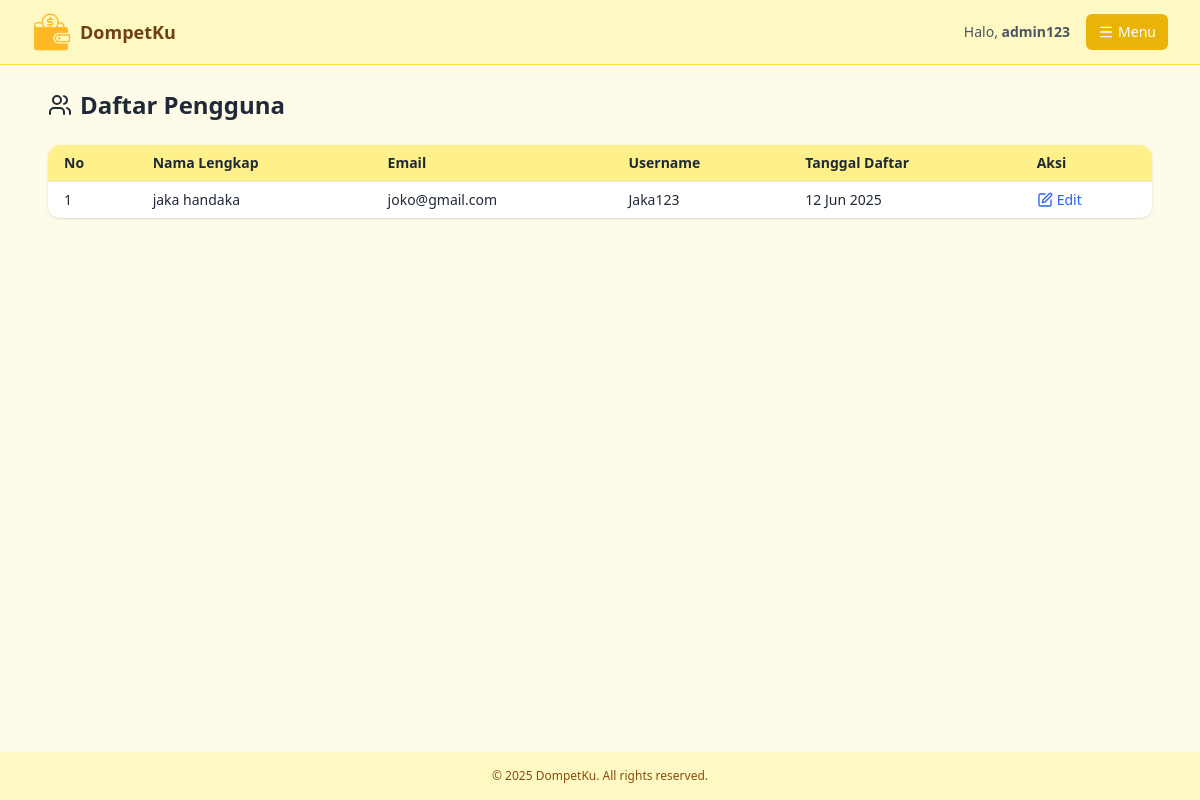
The app's page /lihat_data.php (signed in) with its own data.
### tables this page shows
CREATE TABLE `users` (
  `id` int(11) NOT NULL,
  `username` varchar(50) NOT NULL,
  `password` varchar(255) NOT NULL,
  `role` enum('admin','user') NOT NULL,
  `nama_lengkap` varchar(100) DEFAULT NULL,
  `email` varchar(100) DEFAULT NULL,
  `tempat_lahir` varchar(100) DEFAULT NULL,
  `tanggal_lahir` date DEFAULT NULL,
  `pekerjaan` varchar(100) DEFAULT NULL,
  `saldo` decimal(15,2) DEFAULT 0.00,
  `status_akun` enum('aktif','nonaktif') DEFAULT 'aktif',
  `tanggal_daftar` datetime DEFAULT current_timestamp()
);

### lihat_data.php (the view, shortened to what this page needs)
<?php
include 'koneksi.php';
$username = $_SESSION['username'];
$userQuery = mysqli_query($conn, "SELECT id, nama_lengkap, email, username, tanggal_daftar FROM users WHERE role = 'user' ORDER BY tanggal_daftar DESC");
?>
<!DOCTYPE html>
<html lang="id">
<head>
    <script src="https://cdn.tailwindcss.com"></script>
</head>
<body class="bg-yellow-50 text-gray-800">
<div class="flex flex-col min-h-screen">
    <header class="bg-yellow-100 border-b border-yellow-300 sticky top-0 z-50">
        <div class="flex items-center justify-between px-4 py-3 md:px-8">
            <div class="flex items-center gap-2">
                <img src="Asset/logo1.png" alt="Logo" class="w-10 h-10">
                <span class="text-lg font-semibold text-yellow-900">DompetKu</span>
            </div>
            <div class="flex items-center space-x-4">
                <span class="text-sm text-gray-600">
                    Halo, <strong><?= htmlspecialchars($username) ?></strong>
                </span>
                <div class="relative">
                    <label for="toggleMenu" class="cursor-pointer bg-yellow-500 hover:bg-yellow-600 text-white px-3 py-2 rounded-md flex items-center text-sm">
                        <i data-lucide="menu" class="w-4 h-4 mr-1"></i> Menu
                    </label>
                </div>
            </div>
        </div>
    </header>
    <main class="p-4 md:p-6 max-w-6xl mx-auto w-full flex-1">
        <h1 class="text-xl md:text-2xl font-bold mb-6 flex items-center gap-2">
            <i data-lucide="users" class="w-6 h-6"></i> Daftar Pengguna
        </h1>
        <div class="overflow-x-auto bg-white rounded-xl shadow">
            <table class="min-w-full text-sm text-left whitespace-nowrap">
                <thead class="bg-yellow-200 text-gray-800">
                    <tr>
                        <th class="px-4 py-2">No</th>
                        <th class="px-4 py-2">Nama Lengkap</th>
                        <th class="px-4 py-2">Email</th>
                        <th class="px-4 py-2">Username</th>
                        <th class="px-4 py-2">Tanggal Daftar</th>
                        <th class="px-4 py-2">Aksi</th>
                    </tr>
                </thead>
                <tbody>
                    <?php $no = 1; while ($user = mysqli_fetch_assoc($userQuery)) : ?>
                        <tr class="border-t hover:bg-yellow-50">
                            <td class="px-4 py-2"><?= $no++ ?></td>
                            <td class="px-4 py-2"><?= htmlspecialchars($user['nama_lengkap']) ?></td>
                            <td class="px-4 py-2"><?= htmlspecialchars($user['email']) ?></td>
                            <td class="px-4 py-2"><?= htmlspecialchars($user['username']) ?></td>
                            <td class="px-4 py-2"><?= date('d M Y', strtotime($user['tanggal_daftar'])) ?></td>
                            <td class="px-4 py-2">
                                <a href="edit_user.php?id=<?= $user['id'] ?>" class="text-blue-600 hover:underline flex items-center gap-1">
                                    <i data-lucide="edit" class="w-4 h-4"></i> Edit
                                </a>
                            </td>
                        </tr>
                    <?php endwhile; ?>
                </tbody>
            </table>
        </div>
    </main>
    <footer class="bg-yellow-100 mt-10">
        <div class="text-center text-xs text-yellow-800 py-4">
            © 2025 DompetKu. All rights reserved.
        </div>
    </footer>
</div>
</body>
</html>

### records on screen
users: nama_lengkap "jaka handaka", email "joko@gmail.com", username "Jaka123", tanggal_daftar "12 Jun 2025"

### other values on screen
$username "admin123"
